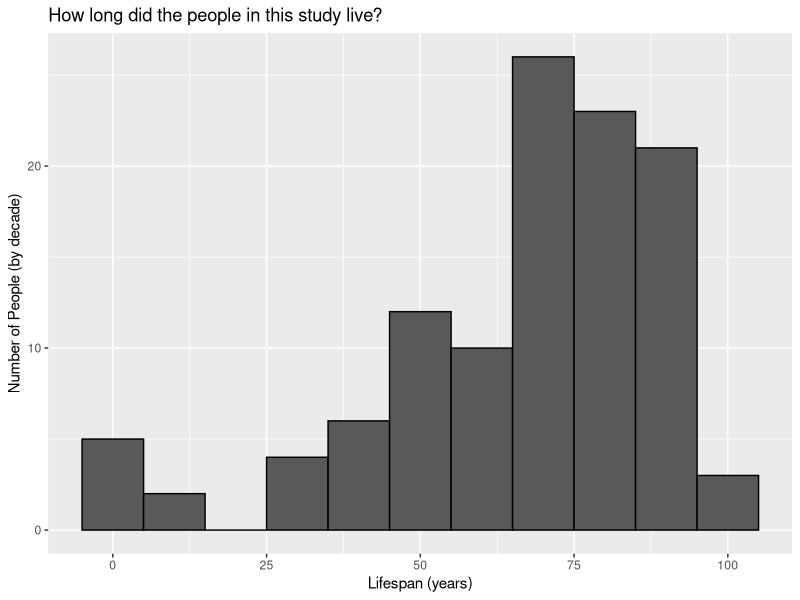
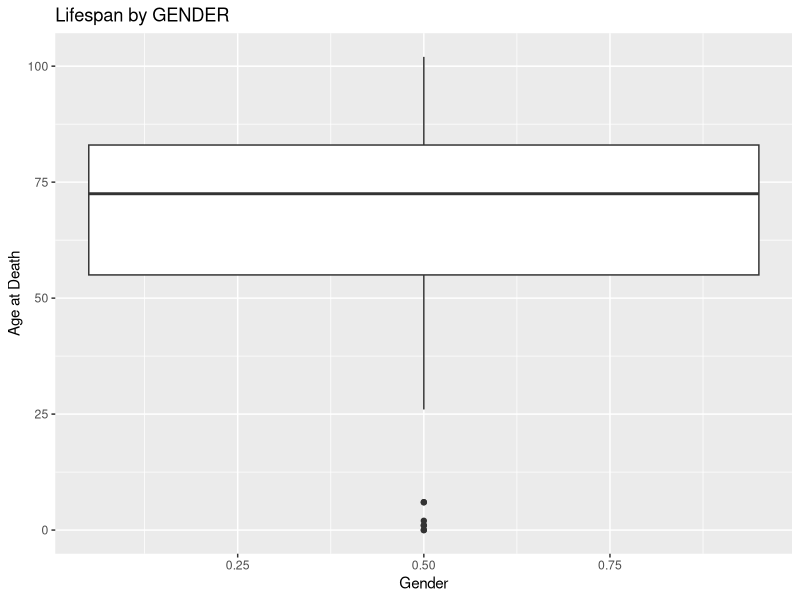
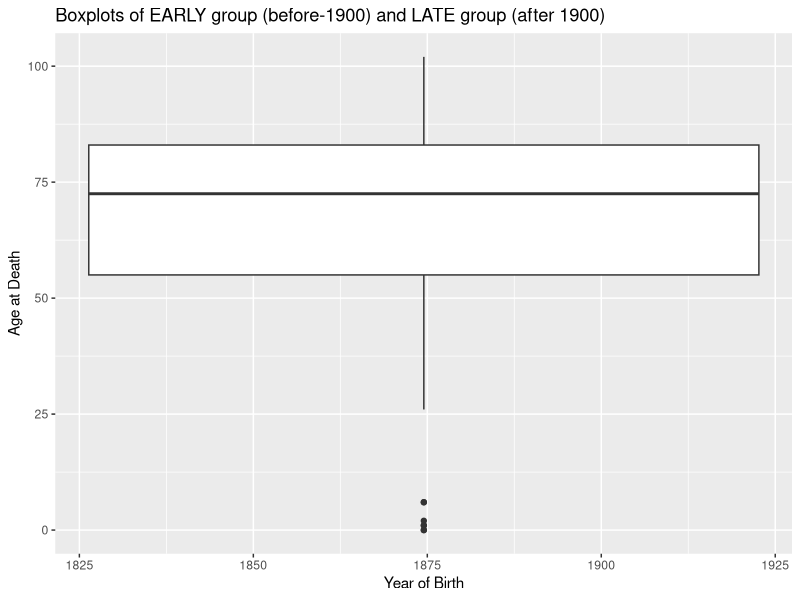

Recreate these plots in R, in order.
library('ggplot2')

# ================================================================
# Read and transform data
# ================================================================
df = read.csv('data.csv', header=TRUE)

# subset birth < 1930 as many people after this timepoint have 
# not had chance to life full lifespan and creates a bias.
df2 <- subset(df, birth < 1930)

# Show some summary stats
summary(df2)
#
#early  gender     birth          death           age        
# 0:59   0:58   Min.   :1821   Min.   :1879   Min.   :  0.00  
# 1:53   1:54   1st Qu.:1865   1st Qu.:1920   1st Qu.: 55.00  
#               Median :1894   Median :1962   Median : 72.50  
#               Mean   :1889   Mean   :1956   Mean   : 67.06  
#               3rd Qu.:1914   3rd Qu.:1988   3rd Qu.: 83.00  
#               Max.   :1928   Max.   :2014   Max.   :102.00

# ================================================================
# Make plots
# ================================================================

# Histogram of age
ggplot(df2, aes(x=age, width=0.9)) + geom_histogram(binwidth=10, color='black') + xlab('Lifespan (years)') + ylab('Number of People (by decade)') + ggtitle("How long did the people in this study live?")

# Gender boxplot
ggplot(df2, aes(x = gender, y=age, fill=gender)) + geom_boxplot() + ggtitle('Lifespan by GENDER') + xlab('Gender') + ylab('Age at Death') + scale_fill_manual(name = "Gender", values = c("red", "blue"), labels = c("0" = "MALE", "1" = "FEMALE"))

# Early vs late boxplot
ggplot(df2, aes(x=birth, y=age, fill=early)) + geom_boxplot() + ggtitle('Boxplots of EARLY group (before-1900) and LATE group (after 1900)') + xlab('Year of Birth') + ylab('Age at Death') + scale_fill_manual(name = "Birth groups", values = c("red", "blue"), labels = c("0" = "EARLY", "1" = "LATE"))

# ================================================================
# Stats
# ================================================================

tapply(df2$age,df2$early, median)
# 0  1 
#69 76 

tab2 <- table(df2$age,df2$early)

chisq.test(tab2)
#
#	Pearson's Chi-squared test
#
#data:  tab2
#X-squared = 65.4665, df = 54, p-value = 0.1364

L = df2$early == 0

d.early = df2[L,]$age
#
#[1]  93  53  55  74  62  55  77  73  82  79  80  48  53  70  71  69  71  62  53#  55  86 101  73  37  77  77  80  55
#[29]  55  65  69  81  92  49  60  81  65  42  76  38   0  43  31  78   6  80  93  33  74  97  68   1   1  26   0  75
#[57]  86  90  71

d.late = df2[!L,]$age
#
# [1]  43  50  88  89   6  60  60  81 102  46  61  85  63  31  73  76  80  68  92  72  91  69  91  93  68  68  84  93
#[29]  93  69  72   2  88  45  82  62  66  69  75  76  76  91  94  67  73  83  90  90  90  87  85  83  73

tab2 <- table(df2$age,df2$early)

t.test(d.early,d.late)
#
#	Welch Two Sample t-test
#
# data:  d.early and d.late
# t = -2.5825, df = 108.969, p-value = 0.01114
# alternative hypothesis: true difference in means is not equal to 0
# 95 percent confidence interval:
#  -19.605043  -2.579159
# sample estimates:
# mean of x mean of y 
#  61.81356  72.90566 

